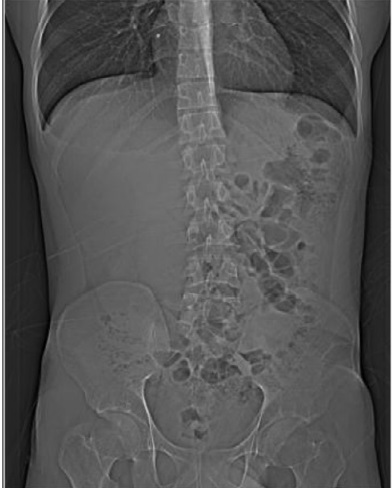
#> input picture Chapter_10/CT.jpg, 392 x 488 px
$ jupyter execute C06.ipynb
#> lines starting #> are read from the running program, lines starting #| are printed output that depends on the picture
[cell 1]
import cv2
import numpy as np
from matplotlib import pyplot as plt

[cell 2]
img = cv2.imread(filename="CT.jpg", flags=cv2.IMREAD_GRAYSCALE)
#> img is the input picture: shape (488, 392); min 0, max 255, mean 84.7

# kernel
kernel = cv2.getStructuringElement(shape=cv2.MORPH_ELLIPSE, ksize=(73,73))
imtop = cv2.morphologyEx(img, cv2.MORPH_TOPHAT, kernel)
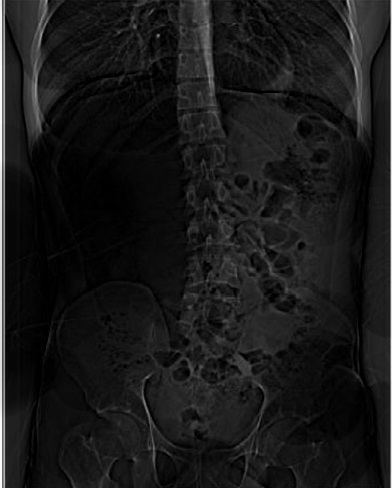
#> imtop: shape (488, 392); min 0, max 252, mean 24.8
imbot = cv2.morphologyEx(img, cv2.MORPH_BLACKHAT, kernel)
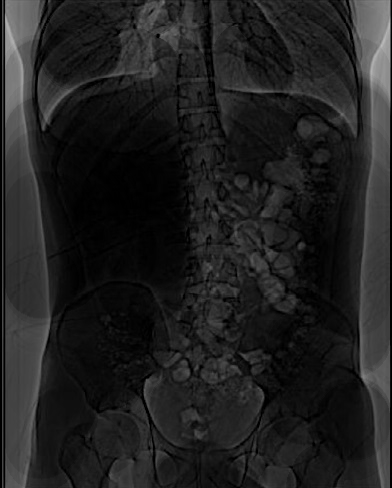
#> imbot: shape (488, 392); min 0, max 187, mean 32.3

imfinal = cv2.subtract(cv2.add(img,imtop),imbot)
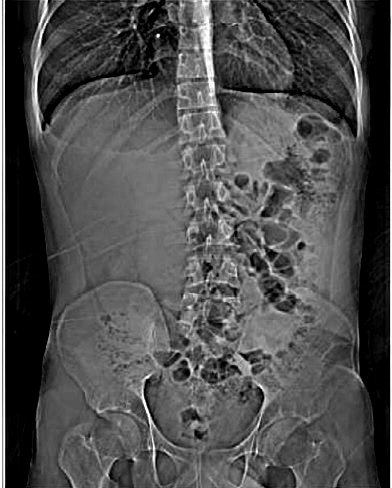
#> imfinal: shape (488, 392); min 0, max 255, mean 78.9

fig, axes = plt.subplots(1,4, figsize=(20,8))
axes[0].imshow(img, 'gray')
axes[0].set_title("original image")

axes[1].imshow(imtop, cmap='gray')
axes[1].set_title("TOP HAT")

axes[2].imshow(imbot, 'gray')
axes[2].set_title("BOTTOM HAT")

axes[3].imshow(imfinal, 'gray')
axes[3].set_title("Increased contrast")

for ax in axes.ravel():
    ax.set_xticks([])
    ax.set_yticks([])

plt.show()
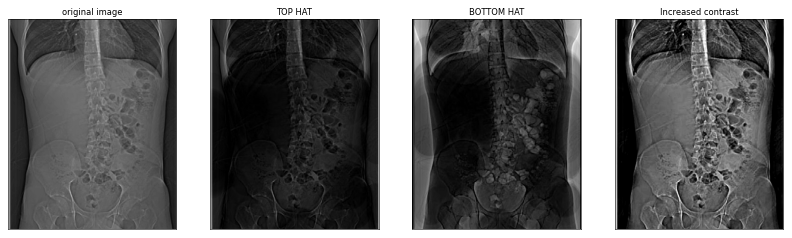
#> figure drawn by matplotlib, 4 panels

$ run again, with Chapter_10/amirkola_city.jpg copied over Chapter_10/CT.jpg
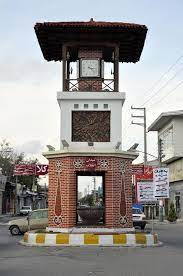
#> input picture Chapter_10/amirkola_city.jpg, 183 x 276 px
#> `imbot = cv2.morphologyEx(img, cv2.MORPH_BLACKHAT, kernel)`:
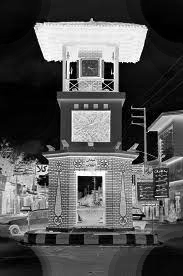
#> imbot: shape (276, 183); min 0, max 255, mean 82.3
#> `imfinal = cv2.subtract(cv2.add(img,imtop),imbot)`:
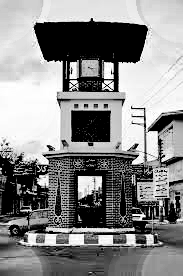
#> imfinal: shape (276, 183); min 0, max 255, mean 136.6
